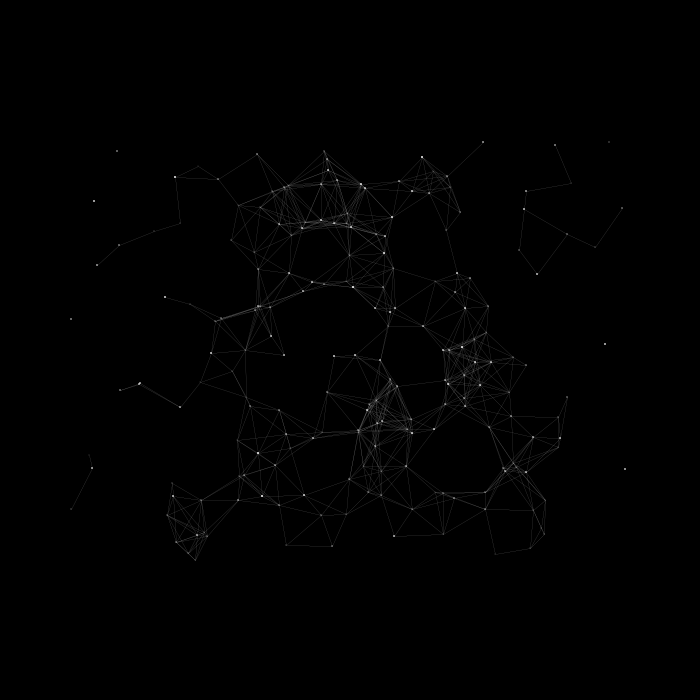
Frame 1 (no input)
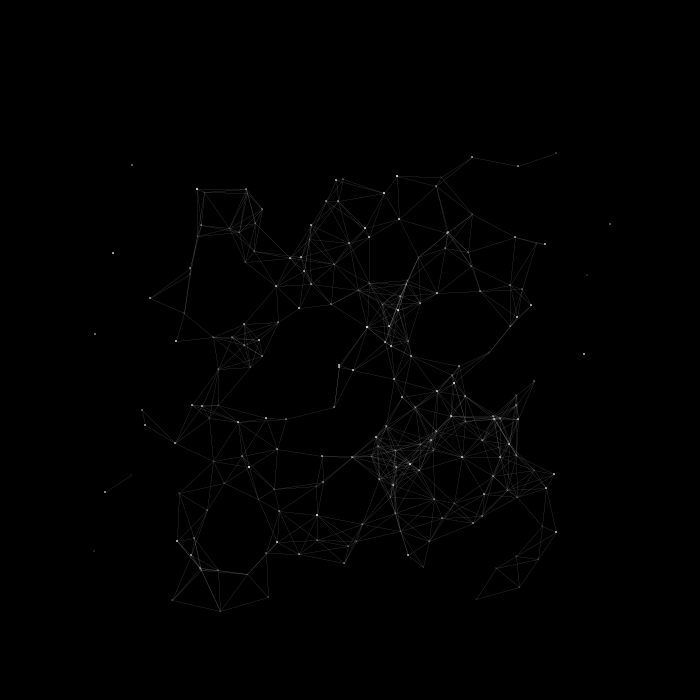
Frame 60 (the mouse pressed at the canvas centre just before this capture)
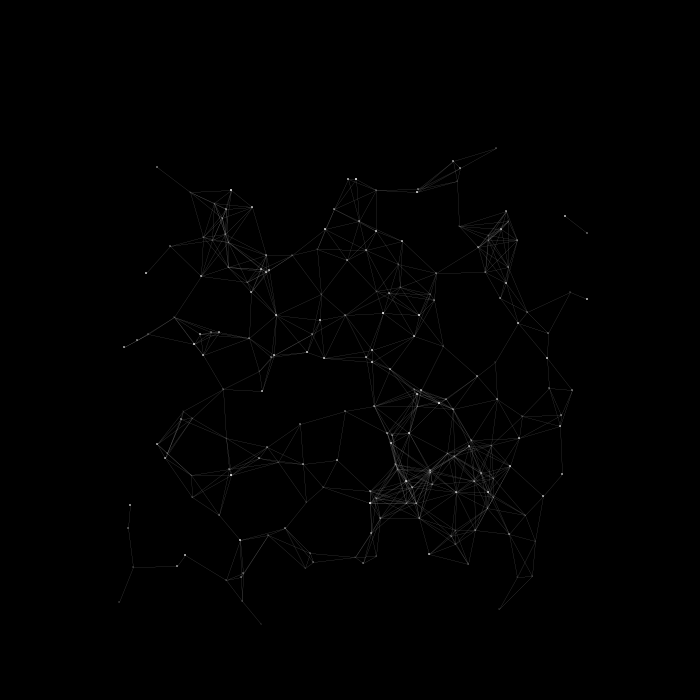
Frame 120 (the mouse held since frame 60 and released just before this capture)

The Processing sketch that drew these frames (run headless with seeded random() and noise(); from frame 60 on, the mouse is pressed at the canvas centre):

// Processing sketch: processing_183662
// ── processing_183662.pde

ArrayList<Particle> particles;
float numParticles;
float reactionDist; // distance at which particles should react with each other
float lineOdds; // 0 to 100, what are the odds we'll draw a line if two particles are close enough?
 
void setup() {
  size(700, 700);
  smooth();
  frameRate(120);
 
  particles = new ArrayList();
  numParticles = 200;
  reactionDist = 50;
  lineOdds = 100;
 
  for (int i = 0; i < numParticles; i++) {
    particles.add(new Particle(random(width/5, width-(width/5)), random(height/5, height-(height/5)), random(0.5, 2)));
  }
}
 
void draw() {
  background(0);
 
  for (int i = 0; i < particles.size(); i++) {
    Particle p = (Particle) particles.get(i);
    p.draw();
  }
 
  // detect distance & draw lines
  for (int i = 0; i < particles.size(); i++) {
    Particle p1 = (Particle) particles.get(i);
    for (int j = 0; j < particles.size(); j++) {
      Particle p2 = (Particle) particles.get(j);
      if (p1 != p2) {
        if (dist(p1.x, p1.y, p2.x, p2.y) <= reactionDist) {
          if (random(0, 100) <= lineOdds) {
            stroke(255, 80);
            strokeWeight(0.1);
            line(p1.x, p1.y, p2.x, p2.y);
          }
        }
      }
    }
  }
}
 
class Particle {
 
  float cx, cy; // animated pos
  float x, y;
  float rx, ry; // radius
  float rT;
  float size;
  float alpha;
 
  Particle(float x, float y, float size) {
    this.cx = x;
    this.cy = y;
    this.size = size;
 
    rx = random(10, 80);
    ry = random(10, 80);
    rT = random(1000, 3000);
    if (random(100) < 50) {
      rx = rx * -1;
    }
  }
 
  void draw() {
    float t = millis()/rT; // speed
    x = (int)(cx + rx * cos (t));
    y = (int)(cy + ry * sin (t));
 
    noStroke();
    fill(255);
    ellipse(x, y, size, size);
  }
}
